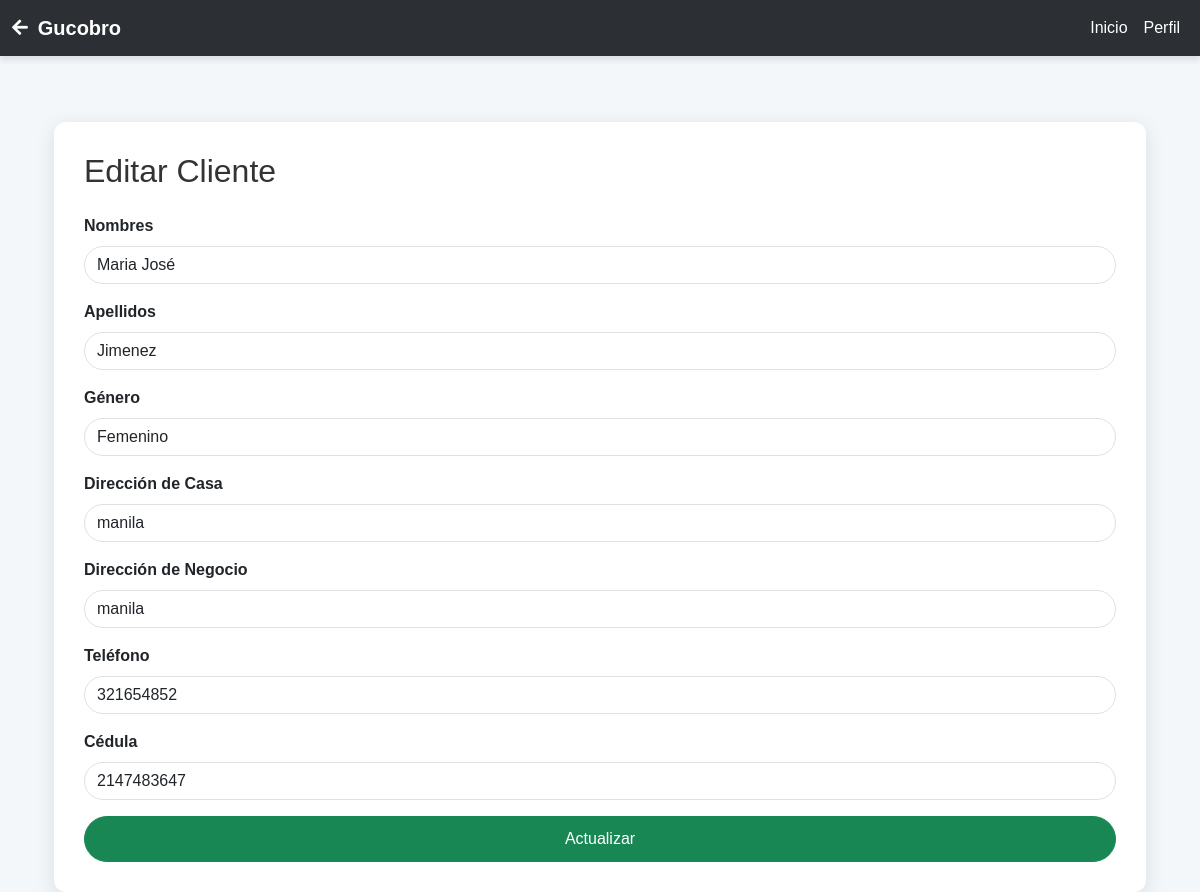
The page /vistas/cliente/editar_cliente.php?id=71 on the database its author committed.
### tables this page shows
CREATE TABLE `cliente` (
  `id_cliente` int(11) NOT NULL,
  `nombres` varchar(50) NOT NULL,
  `apellidos` varchar(50) NOT NULL,
  `id_genero` int(11) NOT NULL,
  `direccion_casa` varchar(250) NOT NULL,
  `direccion_negocio` varchar(250) NOT NULL,
  `telefono` bigint(250) NOT NULL,
  `cedula` int(25) NOT NULL,
  `id_ruta` int(11) NOT NULL,
  `id_cuenta` int(11) NOT NULL
);

### includes/functions.php (called while the page is built, shortened)
<?php
require_once 'config.php';
function getClienteById($cliente_id)
{
    global $conn;
    $stmt = $conn->prepare("SELECT * FROM cliente WHERE id_cliente = ?");
    $stmt->bind_param("i", $cliente_id);
    $stmt->execute();
    return $stmt->get_result()->fetch_assoc();
}

### vistas/cliente/editar_cliente.php (the view, shortened to what this page needs)
<?php
include '../../includes/header2.php';
include '../../includes/functions.php';
$id_cliente = $_GET['id'];
$cliente = getClienteById($id_cliente);
?>
<!DOCTYPE html>
<html lang="es">
<head>
    <link rel="stylesheet" href="../../assets/css/bootstrap.min.css">
</head>
<body>
<div class="container">
<div class="form-container">
        <h1 class="mb-4">Editar Cliente</h1>
        <form action="editar_cliente.php" method="POST" id="editClientForm">
            <div class="form-group">
                <label for="nombres">Nombres</label>
                <input type="text" id="nombres" name="nombres" class="form-control" value="<?php echo $cliente['nombres']; ?>" required>
            </div>
            <div class="form-group">
                <label for="apellidos">Apellidos</label>
                <input type="text" id="apellidos" name="apellidos" class="form-control" value="<?php echo $cliente['apellidos']; ?>" required>
            </div>
            <div class="form-group">
                <label for="id_genero">Género</label>
                <select id="id_genero" name="id_genero" class="form-control" required>
                    <option value="2" <?php echo $cliente['id_genero'] == 2 ? 'selected' : ''; ?>>Femenino</option>
                </select>
            </div>
            <div class="form-group">
                <label for="direccion_casa">Dirección de Casa</label>
                <input type="text" id="direccion_casa" name="direccion_casa" class="form-control" value="<?php echo $cliente['direccion_casa']; ?>" required>
            </div>
            <div class="form-group">
                <label for="direccion_negocio">Dirección de Negocio</label>
                <input type="text" id="direccion_negocio" name="direccion_negocio" class="form-control" value="<?php echo $cliente['direccion_negocio']; ?>" required>
            </div>
            <div class="form-group">
                <label for="telefono">Teléfono</label>
                <input type="text" id="telefono" name="telefono" class="form-control" value="<?php echo $cliente['telefono']; ?>" required>
            </div>
            <div class="form-group">
                <label for="cedula">Cédula</label>
                <input type="text" id="cedula" name="cedula" class="form-control" value="<?php echo $cliente['cedula']; ?>" required>
            </div>
            <button type="submit" class="btn btn-success btn-block">Actualizar</button>
        </form>
    </div>
    </div>
</body>
</html>

### vistas/cliente/editar_cliente.php (style rules this page uses)
body { background-color: #f4f7fa; font-family: 'Arial', sans-serif; }
.form-container { background-color: #fff; padding: 30px; border-radius: 12px; box-shadow: 0 5px 20px rgba(0, 0, 0, 0.1); margin-top: 50px; }
h1 { font-size: 2rem; color: #333; margin-bottom: 30px; }
.form-group label { font-weight: bold; }
.btn-success { border-radius: 25px; padding: 10px 30px; font-size: 1rem; transition: background-color 0.3s, transform 0.2s; }
.form-control { border-radius: 25px; }

### rows shown on the page
cliente: nombres "Maria José", apellidos "Jimenez", id_genero "Femenino", direccion_casa "manila", direccion_negocio "manila", telefono "321654852", cedula "2147483647"
